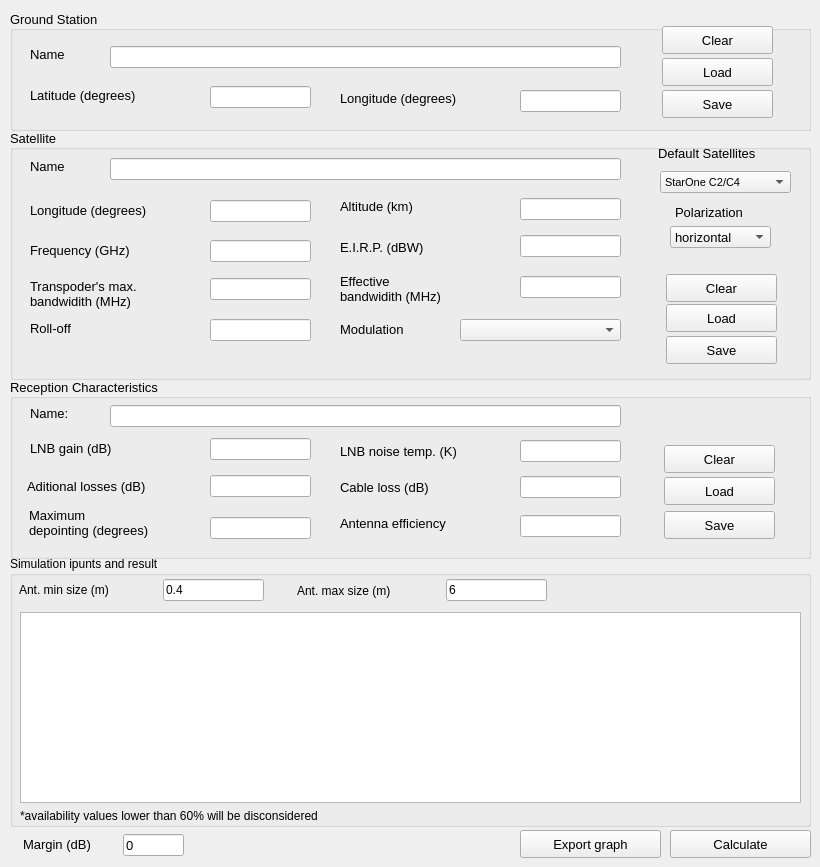
      <widget class="QWidget" name="single_point_perf_calc_page_2">
       <widget class="QGroupBox" name="groupBox_16">
        <property name="geometry">
         <rect>
          <x>10</x>
          <y>10</y>
          <width>801</width>
          <height>121</height>
         </rect>
        </property>
        <property name="font">
         <font>
          <pointsize>10</pointsize>
         </font>
        </property>
        <property name="autoFillBackground">
         <bool>false</bool>
        </property>
        <property name="title">
         <string>Ground Station</string>
        </property>
        <property name="alignment">
         <set>Qt::AlignJustify|Qt::AlignVCenter</set>
        </property>
        <widget class="QLabel" name="label_114">
         <property name="geometry">
          <rect>
           <x>20</x>
           <y>36</y>
           <width>55</width>
           <height>16</height>
          </rect>
         </property>
         <property name="text">
          <string>Name</string>
         </property>
        </widget>
        <widget class="QLabel" name="label_115">
         <property name="geometry">
          <rect>
           <x>20</x>
           <y>70</y>
           <width>151</width>
           <height>31</height>
          </rect>
         </property>
         <property name="text">
          <string>Latitude (degrees)</string>
         </property>
        </widget>
        <widget class="QLabel" name="label_116">
         <property name="geometry">
          <rect>
           <x>330</x>
           <y>78</y>
           <width>161</width>
           <height>21</height>
          </rect>
         </property>
         <property name="text">
          <string>Longitude (degrees)</string>
         </property>
        </widget>
        <widget class="QLineEdit" name="name_ground_station_sp_ant_size">
         <property name="geometry">
          <rect>
           <x>100</x>
           <y>36</y>
           <width>511</width>
           <height>22</height>
          </rect>
         </property>
        </widget>
        <widget class="QLineEdit" name="long_ground_station_sp_ant_size">
         <property name="geometry">
          <rect>
           <x>510</x>
           <y>80</y>
           <width>101</width>
           <height>22</height>
          </rect>
         </property>
        </widget>
        <widget class="QLineEdit" name="lat_ground_station_sp_ant_size">
         <property name="geometry">
          <rect>
           <x>200</x>
           <y>76</y>
           <width>101</width>
           <height>22</height>
          </rect>
         </property>
        </widget>
        <widget class="QPushButton" name="save_ground_station_sp_ant_size">
         <property name="geometry">
          <rect>
           <x>652</x>
           <y>80</y>
           <width>111</width>
           <height>28</height>
          </rect>
         </property>
         <property name="font">
          <font>
           <pointsize>10</pointsize>
           <weight>50</weight>
           <bold>false</bold>
          </font>
         </property>
         <property name="text">
          <string>Save</string>
         </property>
        </widget>
        <widget class="QPushButton" name="load_ground_station_sp_ant_size">
         <property name="geometry">
          <rect>
           <x>652</x>
           <y>48</y>
           <width>111</width>
           <height>28</height>
          </rect>
         </property>
         <property name="font">
          <font>
           <pointsize>10</pointsize>
           <weight>50</weight>
           <bold>false</bold>
          </font>
         </property>
         <property name="text">
          <string>Load</string>
         </property>
        </widget>
        <widget class="QPushButton" name="clear_ground_station_sp_ant_size">
         <property name="geometry">
          <rect>
           <x>652</x>
           <y>16</y>
           <width>111</width>
           <height>28</height>
          </rect>
         </property>
         <property name="font">
          <font>
           <pointsize>10</pointsize>
           <weight>50</weight>
           <bold>false</bold>
          </font>
         </property>
         <property name="text">
          <string>Clear</string>
         </property>
        </widget>
       </widget>
       <widget class="QGroupBox" name="groupBox_17">
        <property name="geometry">
         <rect>
          <x>10</x>
          <y>129</y>
          <width>801</width>
          <height>251</height>
         </rect>
        </property>
        <property name="font">
         <font>
          <pointsize>10</pointsize>
         </font>
        </property>
        <property name="autoFillBackground">
         <bool>false</bool>
        </property>
        <property name="title">
         <string>Satellite</string>
        </property>
        <property name="alignment">
         <set>Qt::AlignJustify|Qt::AlignVCenter</set>
        </property>
        <widget class="QLabel" name="label_117">
         <property name="geometry">
          <rect>
           <x>20</x>
           <y>29</y>
           <width>55</width>
           <height>16</height>
          </rect>
         </property>
         <property name="text">
          <string>Name</string>
         </property>
        </widget>
        <widget class="QLabel" name="label_118">
         <property name="geometry">
          <rect>
           <x>20</x>
           <y>71</y>
           <width>161</width>
           <height>21</height>
          </rect>
         </property>
         <property name="text">
          <string>Longitude (degrees)</string>
         </property>
        </widget>
        <widget class="QLineEdit" name="name_sat_sp_ant_size">
         <property name="geometry">
          <rect>
           <x>100</x>
           <y>29</y>
           <width>511</width>
           <height>22</height>
          </rect>
         </property>
        </widget>
        <widget class="QLineEdit" name="long_sat_sp_ant_size">
         <property name="geometry">
          <rect>
           <x>200</x>
           <y>71</y>
           <width>101</width>
           <height>22</height>
          </rect>
         </property>
        </widget>
        <widget class="QPushButton" name="save_sat_sp_ant_size">
         <property name="geometry">
          <rect>
           <x>656</x>
           <y>207</y>
           <width>111</width>
           <height>28</height>
          </rect>
         </property>
         <property name="font">
          <font>
           <pointsize>10</pointsize>
           <weight>50</weight>
           <bold>false</bold>
          </font>
         </property>
         <property name="text">
          <string>Save</string>
         </property>
        </widget>
        <widget class="QPushButton" name="load_sat_sp_ant_size">
         <property name="geometry">
          <rect>
           <x>656</x>
           <y>175</y>
           <width>111</width>
           <height>28</height>
          </rect>
         </property>
         <property name="font">
          <font>
           <pointsize>10</pointsize>
           <weight>50</weight>
           <bold>false</bold>
          </font>
         </property>
         <property name="text">
          <string>Load</string>
         </property>
        </widget>
        <widget class="QComboBox" name="default_sat_sp_ant_size">
         <property name="geometry">
          <rect>
           <x>650</x>
           <y>42</y>
           <width>131</width>
           <height>22</height>
          </rect>
         </property>
         <property name="font">
          <font>
           <pointsize>8</pointsize>
          </font>
         </property>
         <item>
          <property name="text">
           <string>StarOne C2/C4</string>
          </property>
         </item>
         <item>
          <property name="text">
           <string>Hispamar</string>
          </property>
         </item>
         <item>
          <property name="text">
           <string>Claro</string>
          </property>
         </item>
         <item>
          <property name="text">
           <string>Menino Ney</string>
          </property>
         </item>
        </widget>
        <widget class="QLabel" name="label_119">
         <property name="geometry">
          <rect>
           <x>648</x>
           <y>16</y>
           <width>131</width>
           <height>16</height>
          </rect>
         </property>
         <property name="text">
          <string>Default Satellites</string>
         </property>
        </widget>
        <widget class="QLabel" name="label_120">
         <property name="geometry">
          <rect>
           <x>330</x>
           <y>69</y>
           <width>111</width>
           <height>16</height>
          </rect>
         </property>
         <property name="text">
          <string>Altitude (km)</string>
         </property>
        </widget>
        <widget class="QLineEdit" name="height_sat_sp_ant_size">
         <property name="geometry">
          <rect>
           <x>510</x>
           <y>69</y>
           <width>101</width>
           <height>22</height>
          </rect>
         </property>
        </widget>
        <widget class="QLabel" name="label_121">
         <property name="geometry">
          <rect>
           <x>330</x>
           <y>110</y>
           <width>121</width>
           <height>16</height>
          </rect>
         </property>
         <property name="text">
          <string>E.I.R.P. (dBW)</string>
         </property>
        </widget>
        <widget class="QLineEdit" name="eirp_sat_sp_ant_size">
         <property name="geometry">
          <rect>
           <x>510</x>
           <y>106</y>
           <width>101</width>
           <height>22</height>
          </rect>
         </property>
        </widget>
        <widget class="QLabel" name="label_122">
         <property name="geometry">
          <rect>
           <x>20</x>
           <y>139</y>
           <width>171</width>
           <height>51</height>
          </rect>
         </property>
         <property name="layoutDirection">
          <enum>Qt::LeftToRight</enum>
         </property>
         <property name="text">
          <string>Transpoder's max.
bandwidith (MHz)</string>
         </property>
        </widget>
        <widget class="QLineEdit" name="max_bw_sat_sp_ant_size">
         <property name="geometry">
          <rect>
           <x>200</x>
           <y>149</y>
           <width>101</width>
           <height>22</height>
          </rect>
         </property>
        </widget>
        <widget class="QLabel" name="label_123">
         <property name="geometry">
          <rect>
           <x>330</x>
           <y>134</y>
           <width>171</width>
           <height>51</height>
          </rect>
         </property>
         <property name="layoutDirection">
          <enum>Qt::LeftToRight</enum>
         </property>
         <property name="text">
          <string>Effective 
bandwidith (MHz)</string>
         </property>
        </widget>
        <widget class="QLineEdit" name="bw_util_sat_sp_ant_size">
         <property name="geometry">
          <rect>
           <x>510</x>
           <y>147</y>
           <width>101</width>
           <height>22</height>
          </rect>
         </property>
        </widget>
        <widget class="QLabel" name="label_124">
         <property name="geometry">
          <rect>
           <x>20</x>
           <y>191</y>
           <width>61</width>
           <height>16</height>
          </rect>
         </property>
         <property name="text">
          <string>Roll-off</string>
         </property>
        </widget>
        <widget class="QLineEdit" name="rolloff_sat_sp_ant_size">
         <property name="geometry">
          <rect>
           <x>200</x>
           <y>190</y>
           <width>101</width>
           <height>22</height>
          </rect>
         </property>
        </widget>
        <widget class="QLabel" name="label_125">
         <property name="geometry">
          <rect>
           <x>330</x>
           <y>192</y>
           <width>91</width>
           <height>16</height>
          </rect>
         </property>
         <property name="text">
          <string>Modulation</string>
         </property>
        </widget>
        <widget class="QComboBox" name="modcod_sat_sp_ant_size">
         <property name="geometry">
          <rect>
           <x>450</x>
           <y>190</y>
           <width>161</width>
           <height>22</height>
          </rect>
         </property>
        </widget>
        <widget class="QLabel" name="label_126">
         <property name="geometry">
          <rect>
           <x>20</x>
           <y>111</y>
           <width>131</width>
           <height>20</height>
          </rect>
         </property>
         <property name="text">
          <string>Frequency (GHz)</string>
         </property>
        </widget>
        <widget class="QLineEdit" name="freq_sat_sp_ant_size">
         <property name="geometry">
          <rect>
           <x>200</x>
           <y>111</y>
           <width>101</width>
           <height>22</height>
          </rect>
         </property>
        </widget>
        <widget class="QLabel" name="label_127">
         <property name="geometry">
          <rect>
           <x>665</x>
           <y>73</y>
           <width>91</width>
           <height>20</height>
          </rect>
         </property>
         <property name="text">
          <string>Polarization</string>
         </property>
        </widget>
        <widget class="QComboBox" name="pol_sat_sp_ant_size">
         <property name="geometry">
          <rect>
           <x>660</x>
           <y>97</y>
           <width>101</width>
           <height>22</height>
          </rect>
         </property>
         <item>
          <property name="text">
           <string>horizontal</string>
          </property>
         </item>
         <item>
          <property name="text">
           <string>vertical</string>
          </property>
         </item>
         <item>
          <property name="text">
           <string>circular</string>
          </property>
         </item>
        </widget>
        <widget class="QPushButton" name="clear_sat_sp_ant_size">
         <property name="geometry">
          <rect>
           <x>656</x>
           <y>145</y>
           <width>111</width>
           <height>28</height>
          </rect>
         </property>
         <property name="font">
          <font>
           <pointsize>10</pointsize>
           <weight>50</weight>
           <bold>false</bold>
          </font>
         </property>
         <property name="text">
          <string>Clear</string>
         </property>
        </widget>
       </widget>
       <widget class="QGroupBox" name="groupBox_18">
        <property name="geometry">
         <rect>
          <x>10</x>
          <y>378</y>
          <width>801</width>
          <height>181</height>
         </rect>
        </property>
        <property name="font">
         <font>
          <pointsize>10</pointsize>
         </font>
        </property>
        <property name="autoFillBackground">
         <bool>false</bool>
        </property>
        <property name="title">
         <string>Reception Characteristics</string>
        </property>
        <property name="alignment">
         <set>Qt::AlignJustify|Qt::AlignVCenter</set>
        </property>
        <widget class="QLabel" name="label_128">
         <property name="geometry">
          <rect>
           <x>20</x>
           <y>27</y>
           <width>55</width>
           <height>16</height>
          </rect>
         </property>
         <property name="text">
          <string>Name:</string>
         </property>
        </widget>
        <widget class="QLabel" name="label_130">
         <property name="geometry">
          <rect>
           <x>20</x>
           <y>60</y>
           <width>161</width>
           <height>21</height>
          </rect>
         </property>
         <property name="text">
          <string>LNB gain (dB)</string>
         </property>
        </widget>
        <widget class="QLineEdit" name="name_reception_sp_ant_size">
         <property name="geometry">
          <rect>
           <x>100</x>
           <y>27</y>
           <width>511</width>
           <height>22</height>
          </rect>
         </property>
        </widget>
        <widget class="QLineEdit" name="lnb_gain_reception_sp_ant_size">
         <property name="geometry">
          <rect>
           <x>200</x>
           <y>60</y>
           <width>101</width>
           <height>22</height>
          </rect>
         </property>
        </widget>
        <widget class="QPushButton" name="save_reception_sp_ant_size">
         <property name="geometry">
          <rect>
           <x>654</x>
           <y>133</y>
           <width>111</width>
           <height>28</height>
          </rect>
         </property>
         <property name="font">
          <font>
           <pointsize>10</pointsize>
           <weight>50</weight>
           <bold>false</bold>
          </font>
         </property>
         <property name="text">
          <string>Save</string>
         </property>
        </widget>
        <widget class="QPushButton" name="load_reception_sp_ant_size">
         <property name="geometry">
          <rect>
           <x>654</x>
           <y>99</y>
           <width>111</width>
           <height>28</height>
          </rect>
         </property>
         <property name="font">
          <font>
           <pointsize>10</pointsize>
           <weight>50</weight>
           <bold>false</bold>
          </font>
         </property>
         <property name="text">
          <string>Load</string>
         </property>
        </widget>
        <widget class="QLabel" name="label_131">
         <property name="geometry">
          <rect>
           <x>330</x>
           <y>137</y>
           <width>141</width>
           <height>16</height>
          </rect>
         </property>
         <property name="text">
          <string>Antenna efficiency</string>
         </property>
        </widget>
        <widget class="QLineEdit" name="ant_eff_reception_sp_ant_size">
         <property name="geometry">
          <rect>
           <x>510</x>
           <y>137</y>
           <width>101</width>
           <height>22</height>
          </rect>
         </property>
        </widget>
        <widget class="QLabel" name="label_132">
         <property name="geometry">
          <rect>
           <x>330</x>
           <y>65</y>
           <width>161</width>
           <height>16</height>
          </rect>
         </property>
         <property name="text">
          <string>LNB noise temp. (K)</string>
         </property>
        </widget>
        <widget class="QLineEdit" name="lnb_temp_reception_sp_ant_size">
         <property name="geometry">
          <rect>
           <x>510</x>
           <y>62</y>
           <width>101</width>
           <height>22</height>
          </rect>
         </property>
        </widget>
        <widget class="QLabel" name="label_133">
         <property name="geometry">
          <rect>
           <x>17</x>
           <y>83</y>
           <width>171</width>
           <height>51</height>
          </rect>
         </property>
         <property name="layoutDirection">
          <enum>Qt::LeftToRight</enum>
         </property>
         <property name="text">
          <string>Aditional losses (dB)</string>
         </property>
        </widget>
        <widget class="QLineEdit" name="aditional_losses_reception_sp_ant_size">
         <property name="geometry">
          <rect>
           <x>200</x>
           <y>97</y>
           <width>101</width>
           <height>22</height>
          </rect>
         </property>
        </widget>
        <widget class="QLabel" name="label_134">
         <property name="geometry">
          <rect>
           <x>19</x>
           <y>119</y>
           <width>171</width>
           <height>51</height>
          </rect>
         </property>
         <property name="layoutDirection">
          <enum>Qt::LeftToRight</enum>
         </property>
         <property name="text">
          <string>Maximum 
depointing (degrees)</string>
         </property>
        </widget>
        <widget class="QLineEdit" name="max_depoint_reception_sp_ant_size">
         <property name="geometry">
          <rect>
           <x>200</x>
           <y>139</y>
           <width>101</width>
           <height>22</height>
          </rect>
         </property>
        </widget>
        <widget class="QPushButton" name="clear_reception_sp_ant_size">
         <property name="geometry">
          <rect>
           <x>654</x>
           <y>67</y>
           <width>111</width>
           <height>28</height>
          </rect>
         </property>
         <property name="font">
          <font>
           <pointsize>10</pointsize>
           <weight>50</weight>
           <bold>false</bold>
          </font>
         </property>
         <property name="text">
          <string>Clear</string>
         </property>
        </widget>
        <widget class="QLineEdit" name="cable_loss_reception_sp_ant_size">
         <property name="geometry">
          <rect>
           <x>510</x>
           <y>98</y>
           <width>101</width>
           <height>22</height>
          </rect>
         </property>
        </widget>
        <widget class="QLabel" name="label_135">
         <property name="geometry">
          <rect>
           <x>330</x>
           <y>84</y>
           <width>171</width>
           <height>51</height>
          </rect>
         </property>
         <property name="layoutDirection">
          <enum>Qt::LeftToRight</enum>
         </property>
         <property name="text">
          <string>Cable loss (dB)</string>
         </property>
        </widget>
       </widget>
       <widget class="QPushButton" name="calc_sp_ant_size">
        <property name="geometry">
         <rect>
          <x>670</x>
          <y>830</y>
          <width>141</width>
          <height>28</height>
         </rect>
        </property>
        <property name="font">
         <font>
          <pointsize>10</pointsize>
         </font>
        </property>
        <property name="text">
         <string>Calculate</string>
        </property>
       </widget>
       <widget class="QLineEdit" name="margin_sp_ant_size">
        <property name="geometry">
         <rect>
          <x>123</x>
          <y>834</y>
          <width>61</width>
          <height>22</height>
         </rect>
        </property>
        <property name="font">
         <font>
          <pointsize>10</pointsize>
         </font>
        </property>
        <property name="toolTip">
         <string/>
        </property>
        <property name="statusTip">
         <string>Goal (+ -) margin to achieve the required SNR</string>
        </property>
        <property name="text">
         <string>0</string>
        </property>
       </widget>
       <widget class="QLabel" name="label_174">
        <property name="geometry">
         <rect>
          <x>23</x>
          <y>834</y>
          <width>91</width>
          <height>21</height>
         </rect>
        </property>
        <property name="font">
         <font>
          <pointsize>10</pointsize>
         </font>
        </property>
        <property name="text">
         <string>Margin (dB)</string>
        </property>
       </widget>
       <widget class="QGroupBox" name="groupBox_41">
        <property name="geometry">
         <rect>
          <x>10</x>
          <y>556</y>
          <width>801</width>
          <height>271</height>
         </rect>
        </property>
        <property name="title">
         <string>Simulation ipunts and result</string>
        </property>
        <widget class="QLineEdit" name="ant_max_size_sp_ant_size">
         <property name="geometry">
          <rect>
           <x>436</x>
           <y>23</y>
           <width>101</width>
           <height>22</height>
          </rect>
         </property>
         <property name="statusTip">
          <string>Maximun antenna size to be considered in calculations</string>
         </property>
         <property name="text">
          <string>6</string>
         </property>
        </widget>
        <widget class="QLabel" name="label_323">
         <property name="geometry">
          <rect>
           <x>9</x>
           <y>8</y>
           <width>171</width>
           <height>51</height>
          </rect>
         </property>
         <property name="layoutDirection">
          <enum>Qt::LeftToRight</enum>
         </property>
         <property name="text">
          <string>Ant. min size (m)</string>
         </property>
        </widget>
        <widget class="QLineEdit" name="ant_min_size_sp_ant_size">
         <property name="geometry">
          <rect>
           <x>153</x>
           <y>23</y>
           <width>101</width>
           <height>22</height>
          </rect>
         </property>
         <property name="statusTip">
          <string>Minimum antenna size to be considered in calculations</string>
         </property>
         <property name="text">
          <string>0.4</string>
         </property>
        </widget>
        <widget class="QLabel" name="label_313">
         <property name="geometry">
          <rect>
           <x>287</x>
           <y>9</y>
           <width>171</width>
           <height>51</height>
          </rect>
         </property>
         <property name="layoutDirection">
          <enum>Qt::LeftToRight</enum>
         </property>
         <property name="text">
          <string>Ant. max size (m)</string>
         </property>
        </widget>
        <widget class="QTextEdit" name="output_sp_ant_size">
         <property name="geometry">
          <rect>
           <x>10</x>
           <y>56</y>
           <width>781</width>
           <height>191</height>
          </rect>
         </property>
        </widget>
        <widget class="QLabel" name="label_136">
         <property name="geometry">
          <rect>
           <x>10</x>
           <y>250</y>
           <width>331</width>
           <height>20</height>
          </rect>
         </property>
         <property name="text">
          <string>*availability values lower than 60% will be disconsidered</string>
         </property>
        </widget>
       </widget>
       <widget class="QPushButton" name="export_result_sp_ant_size">
        <property name="geometry">
         <rect>
          <x>520</x>
          <y>830</y>
          <width>141</width>
          <height>28</height>
         </rect>
        </property>
        <property name="font">
         <font>
          <pointsize>10</pointsize>
         </font>
        </property>
        <property name="text">
         <string>Export graph</string>
        </property>
       </widget>
      </widget>
